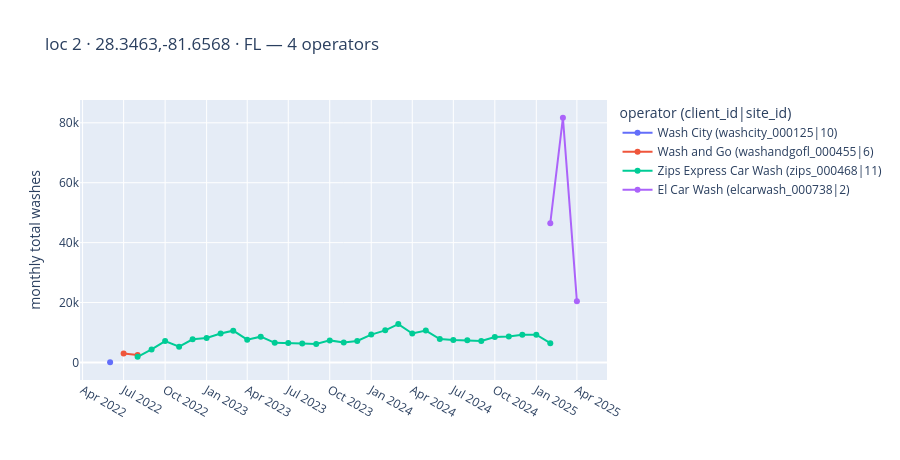

The code cell stored with this chart in its notebook:
### Code cell
# interactive chart for ONE location (hover = total/mem/ret/op_start, x = month-year)
def plot_location(gid):
    d = m[m.loc_group == gid].sort_values("date")
    fig = px.line(d, x="date", y="total_washes", color="site", markers=True,
                  hover_data={"date":"|%b %Y", "total_washes":":,",
                              "mem_wash_count":":,", "ret_wash_count":":,",
                              "operational_start":True, "site":False},
                  title=f"loc {gid} · {d.ll_key.iloc[0]} · {d.state.iloc[0]} — {d.site.nunique()} operators")
    fig.update_xaxes(title="", dtick="M3", tickformat="%b %Y")
    fig.update_yaxes(title="monthly total washes")
    fig.update_layout(hovermode="x unified", legend_title="operator (client_id|site_id)", height=460)
    return fig

plot_location(2)   # Wash City -> Wash and Go -> Zips -> El Car Wash

### Figure 1 — Plotly figure (JSON) as saved in the notebook; plotly's stock layout.template omitted (floating-point values rounded to 4 significant figures)
{"data": [{"customdata": [[2, 71, "06-2022", "Wash City (washcity_000125|10)"]], "hovertemplate": "date=%{x|%b %Y}<br>total_washes=%{y:,}<br>mem_wash_count=%{customdata[0]:,}<br>ret_wash_count=%{customdata[1]:,}<br>operational_start=%{customdata[2]}<extra></extra>", "legendgroup": "Wash City (washcity_000125|10)", "line": {"color": "#636efa", "dash": "solid"}, "marker": {"symbol": "circle"}, "mode": "lines+markers", "name": "Wash City (washcity_000125|10)", "orientation": "v", "showlegend": true, "type": "scatter", "x": ["2022-06-01T00:00:00.000000"], "xaxis": "x", "y": [73], "yaxis": "y"}, {"customdata": [[869, 2148, "07-2022", "Wash and Go (washandgofl_000455|6)"], [1308, 1210, "07-2022", "Wash and Go (washandgofl_000455|6)"]], "hovertemplate": "date=%{x|%b %Y}<br>total_washes=%{y:,}<br>mem_wash_count=%{customdata[0]:,}<br>ret_wash_count=%{customdata[1]:,}<br>operational_start=%{customdata[2]}<extra></extra>", "legendgroup": "Wash and Go (washandgofl_000455|6)", "line": {"color": "#EF553B", "dash": "solid"}, "marker": {"symbol": "circle"}, "mode": "lines+markers", "name": "Wash and Go (washandgofl_000455|6)", "orientation": "v", "showlegend": true, "type": "scatter", "x": ["2022-07-01T00:00:00.000000", "2022-08-01T00:00:00.000000"], "xaxis": "x", "y": [3017, 2518], "yaxis": "y"}, {"customdata": [[1159, 711, "08-2022", "Zips Express Car Wash (zips_000468|11)"], [2627, 1738, "08-2022", "Zips Express Car Wash (zips_000468|11)"], [3749, 3378, "08-2022", "Zips Express Car Wash (zips_000468|11)"], [2962, 2286, "08-2022", "Zips Express Car Wash (zips_000468|11)"], [3391, 4336, "08-2022", "Zips Express Car Wash (zips_000468|11)"], [4132, 4026, "08-2022", "Zips Express Car Wash (zips_000468|11)"], [4843, 4823, "08-2022", "Zips Express Car Wash (zips_000468|11)"], [5161, 5460, "08-2022", "Zips Express Car Wash (zips_000468|11)"], [4277, 3324, "08-2022", "Zips Express Car Wash (zips_000468|11)"], [4815, 3801, "08-2022", "Zips Express Car Wash (zips_000468|11)"], [3758, 2786, "08-2022", "Zips Express Car Wash (zips_000468|11)"], [3494, 3025, "08-2022", "Zips Express Car Wash (zips_000468|11)"], [3477, 2845, "08-2022", "Zips Express Car Wash (zips_000468|11)"], [3542, 2659, "08-2022", "Zips Express Car Wash (zips_000468|11)"], [3880, 3491, "08-2022", "Zips Express Car Wash (zips_000468|11)"], [3521, 3172, "08-2022", "Zips Express Car Wash (zips_000468|11)"], [4041, 3136, "08-2022", "Zips Express Car Wash (zips_000468|11)"], [5052, 4249, "08-2022", "Zips Express Car Wash (zips_000468|11)"], [6008, 4709, "08-2022", "Zips Express Car Wash (zips_000468|11)"], [6669, 6136, "08-2022", "Zips Express Car Wash (zips_000468|11)"], [5293, 4385, "08-2022", "Zips Express Car Wash (zips_000468|11)"], [5980, 4651, "08-2022", "Zips Express Car Wash (zips_000468|11)"], [4539, 3285, "08-2022", "Zips Express Car Wash (zips_000468|11)"], [4513, 2980, "08-2022", "Zips Express Car Wash (zips_000468|11)"], [4551, 2843, "08-2022", "Zips Express Car Wash (zips_000468|11)"], [4469, 2683, "08-2022", "Zips Express Car Wash (zips_000468|11)"], [5004, 3521, "08-2022", "Zips Express Car Wash (zips_000468|11)"], [5207, 3450, "08-2022", "Zips Express Car Wash (zips_000468|11)"], [5593, 3662, "08-2022", "Zips Express Car Wash (zips_000468|11)"], [5688, 3591, "08-2022", "Zips Express Car Wash (zips_000468|11)"], [3473, 2977, "08-2022", "Zips Express Car Wash (zips_000468|11)"]], "hovertemplate": "date=%{x|%b %Y}<br>total_washes=%{y:,}<br>mem_wash_count=%{customdata[0]:,}<br>ret_wash_count=%{customdata[1]:,}<br>operational_start=%{customdata[2]}<extra></extra>", "legendgroup": "Zips Express Car Wash (zips_000468|11)", "line": {"color": "#00cc96", "dash": "solid"}, "marker": {"symbol": "circle"}, "mode": "lines+markers", "name": "Zips Express Car Wash (zips_000468|11)", "orientation": "v", "showlegend": true, "type": "scatter", "x": ["2022-08-01T00:00:00.000000", "2022-09-01T00:00:00.000000", "2022-10-01T00:00:00.000000", "2022-11-01T00:00:00.000000", "2022-12-01T00:00:00.000000", "2023-01-01T00:00:00.000000", "2023-02-01T00:00:00.000000", "2023-03-01T00:00:00.000000", "2023-04-01T00:00:00.000000", "2023-05-01T00:00:00.000000", "2023-06-01T00:00:00.000000", "2023-07-01T00:00:00.000000", "2023-08-01T00:00:00.000000", "2023-09-01T00:00:00.000000", "2023-10-01T00:00:00.000000", "2023-11-01T00:00:00.000000", "2023-12-01T00:00:00.000000", "2024-01-01T00:00:00.000000", "2024-02-01T00:00:00.000000", "2024-03-01T00:00:00.000000", "2024-04-01T00:00:00.000000", "2024-05-01T00:00:00.000000", "2024-06-01T00:00:00.000000", "2024-07-01T00:00:00.000000", "2024-08-01T00:00:00.000000", "2024-09-01T00:00:00.000000", "2024-10-01T00:00:00.000000", "2024-11-01T00:00:00.000000", "2024-12-01T00:00:00.000000", "2025-01-01T00:00:00.000000", "2025-02-01T00:00:00.000000"], "xaxis": "x", "y": [1870, 4365, 7127, 5248, 7727, 8158, 9666, 10621, 7601, 8616, 6544, 6519, 6322, 6201, 7371, 6693, 7177, 9301, 10717, 12805, 9678, 10631, 7824, 7493, 7394, 7152, 8525, 8657, 9255, 9279, 6450], "yaxis": "y"}, {"customdata": [[3549, 42928, "02-2025", "El Car Wash (elcarwash_000738|2)"], [7747, 73946, "02-2025", "El Car Wash (elcarwash_000738|2)"], [2699, 17753, "02-2025", "El Car Wash (elcarwash_000738|2)"]], "hovertemplate": "date=%{x|%b %Y}<br>total_washes=%{y:,}<br>mem_wash_count=%{customdata[0]:,}<br>ret_wash_count=%{customdata[1]:,}<br>operational_start=%{customdata[2]}<extra></extra>", "legendgroup": "El Car Wash (elcarwash_000738|2)", "line": {"color": "#ab63fa", "dash": "solid"}, "marker": {"symbol": "circle"}, "mode": "lines+markers", "name": "El Car Wash (elcarwash_000738|2)", "orientation": "v", "showlegend": true, "type": "scatter", "x": ["2025-02-01T00:00:00.000000", "2025-03-01T00:00:00.000000", "2025-04-01T00:00:00.000000"], "xaxis": "x", "y": [46477, 81693, 20452], "yaxis": "y"}], "layout": {"height": 460, "hovermode": "x unified", "legend": {"title": {"text": "operator (client_id|site_id)"}, "tracegroupgap": 0}, "title": {"text": "loc 2 · 28.3463,-81.6568 · FL — 4 operators"}, "xaxis": {"anchor": "y", "domain": [0.0, 1.0], "dtick": "M3", "tickformat": "%b %Y", "title": {"text": ""}}, "yaxis": {"anchor": "x", "domain": [0.0, 1.0], "title": {"text": "monthly total washes"}}}}
